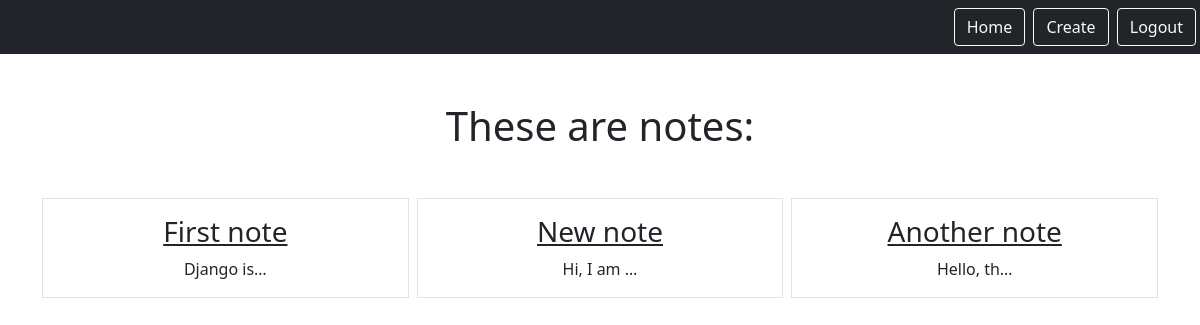
/smart/notes (signed in), run on an earlier commit of the app's database.
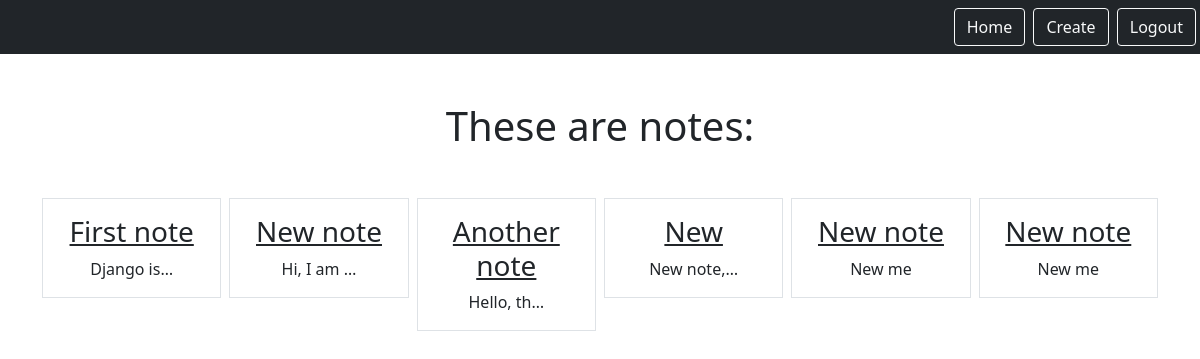
And on a later commit of the database.
### notes/models.py (models this page shows)
class Notes(models.Model):
    title = models.CharField(max_length=200)
    text = models.TextField()
    created = models.DateTimeField(auto_now_add=True)
    user = models.ForeignKey(User, on_delete=models.CASCADE, related_name="notes")

### notes/views.py (the view)
# urls.py: path('notes', views.NotesListView.as_view(), name="notes.list"),
class NotesListView(LoginRequiredMixin, ListView):
    model = Notes
    context_object_name = "notes"
    template_name = "notes/notes_list.html"
    login_url = '/admin'
    def get_queryset(self):
        return self.request.user.notes.all()

### notes/templates/notes/notes_list.html
{% extends "base.html" %}
{% block content %}
    <h1 class="my-5">These are notes:</h1>
    <div class="row row-cols3 g-2">
        {% for note in notes %}
        <div class="col">
            <div class="p-3 border">
                <a href="{% url 'notes.detail' pk=note.id %}" class="text-dark text-decoration-non">
                    <h3>{{note.title}}</h3>
                </a>
                {{note.text|truncatechars:10}}
            </div>
        </div>
        {% endfor %}
    </div>
{% endblock %}

### static/templates/base.html (shortened to what this page needs)
{% load static %}
<html>
    <head>
        <link href="https://cdn.jsdelivr.net/npm/bootstrap@5.0.2/dist/css/bootstrap.min.css" rel="stylesheet">
    </head>
    <body>
        <nav class="navbar navbar-dark bg-dark">
            <div class="ms-auto">
                {% if user.is_authenticated %}
                <a href="{% url 'notes.list'%}" class="btn btn-outline-light me-1">Home</a>
                <a href="{% url 'notes.new'%}" class="btn btn-outline-light me-1">Create</a>
                <a href="{% url 'logout'%}" class="btn btn-outline-light me-1">Logout</a>
                {% else %}
                <a href="{% url 'login'%}" class="btn btn-outline-light me-1">Login</a>
                <a href="{% url 'signup'%}" class="btn btn-outline-light me-1">Signup</a>
                {% endif %}
            </div>
        </nav>
        <div class ="my-5 text-center container">
            {% block content %}
            {% endblock %}
        </div>
    </body>
</html>

What changed in the data, as far as the page shows it:
added Notes: title "New", text "New note,…"
added Notes: title "New note", text "New me"
added Notes: title "New note", text "New me"
